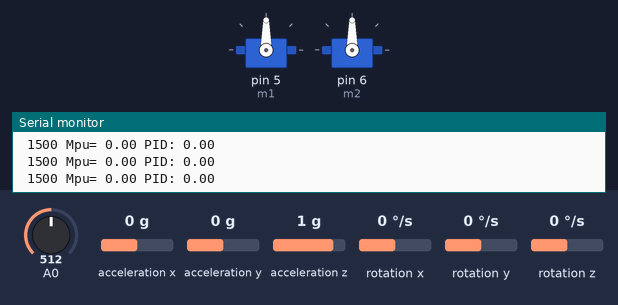
Bench run of a sketch on a simulated Arduino Uno, built with avr-gcc and run on an emulated ATmega328P. On the bench: 2 × servo, the last lines printed to the serial monitor. The inputs (shaded band) are chosen by the test bench; at power-on: acceleration y 0 g, A0 = 512, acceleration x 0 g, acceleration z 1 g, rotation x 0 °/s, rotation y 0 °/s, rotation z 0 °/s.

Above: at 4.2 s.
4.3 s: acceleration y set to -1.4 g
At 4.6 s:
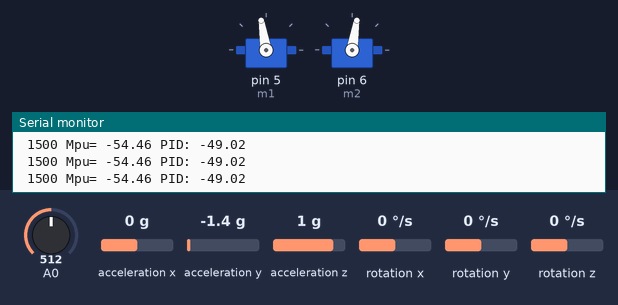
5.8 s: A0 set to 716
At 6.2 s:
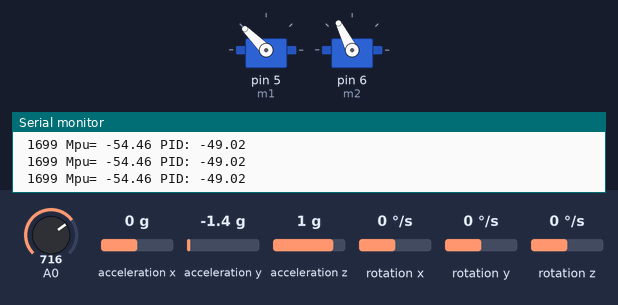
7.3 s: acceleration x set to -1.4 g
At 8.0 s:
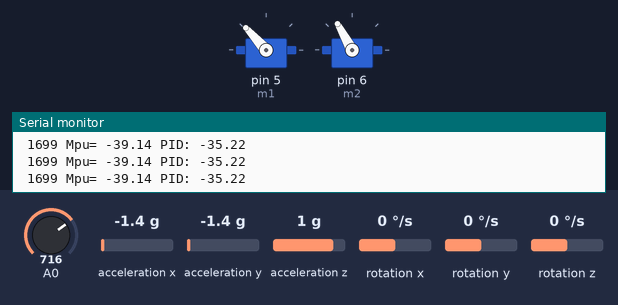
8.8 s: acceleration z set to -1.4 g
At 9.7 s:
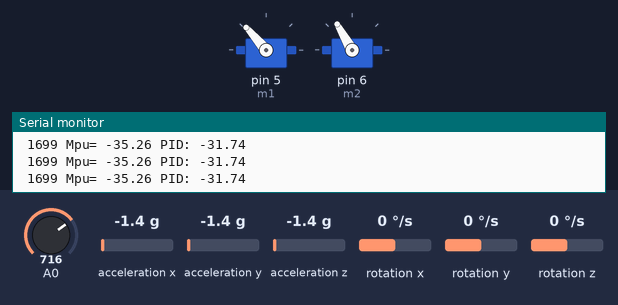
10.3 s: A0 set to 992
At 11.3 s:
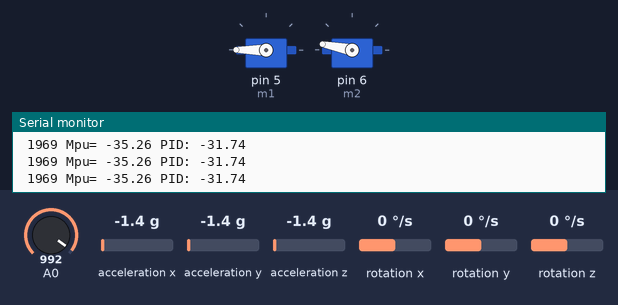
11.8 s: acceleration y set to -0.8 g
At 13.1 s:
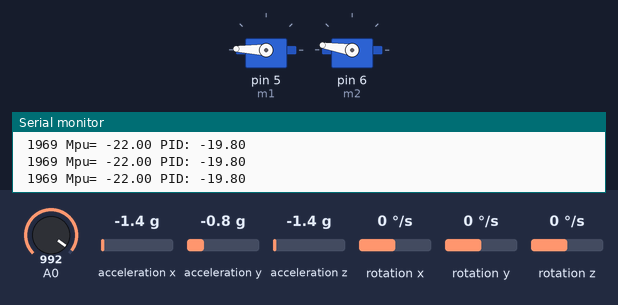
Timing chart, 0 to 14.3 s (numbered marks = the images above; inputs shaded):
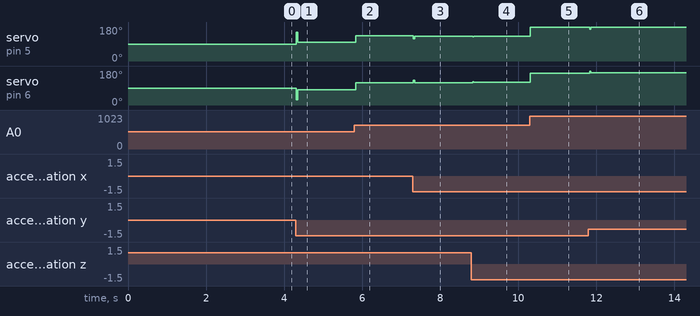

Measured:
- after the input at 4.3 s, servo on pin 5 (m1): 90° → 99° at once; servo on pin 6 (m2): 90° → 81° at once
- after the input at 5.8 s, servo on pin 5 (m1): 99° → 135° at once; servo on pin 6 (m2): 81° → 117° at once
- after the input at 7.3 s, servo on pin 5 (m1): 135° → 132° at once; servo on pin 6 (m2): 117° → 119° at once
- after the input at 8.8 s, servo on pin 5 (m1): 132° → 131° at once; servo on pin 6 (m2): 119° → 120° at once
- after the input at 10.3 s, servo on pin 5 (m1): 131° → 180° at once; servo on pin 6 (m2): 120° → 169° at once
- after the input at 11.8 s, servo on pin 5 (m1): 180° → 178° at once; servo on pin 6 (m2): 169° → 171° at once

The sketch:

balancer_2.ino
```cpp
#include <MPU6050_tockn.h>
#include <Wire.h>
#include <Servo.h>

MPU6050 mpu6050(Wire);

#define m1 5
#define m2 6

float AcX,AcY,AcZ,AX,AY,AXE,AYE,GyX,GyY,GyZ,GX,GY,GZ,GXE,GYE,GZE,Temp;
float et,pt,ct;
float rad_to_deg = 180/3.141592654;

float danglex = 0,dangley = 0;
float errorx,errory,perrx,perry,pidx,opx,oix,odx,pidy,opy,oiy,ody;
float P = 0.9,I = 0,D = 0.15; //0.9 , 0.01 , 0.1

int speeed[] = {1000,1000};
int Thrust = 1000;

Servo ESC1;
Servo ESC2;

void setup(){
  ESC1.attach(m1,1000,2000);
  ESC2.attach(m2,1000,2000);

  ct = millis();

  Serial.begin(9600);

  Wire.begin();
  mpu6050.begin();
  mpu6050.calcGyroOffsets(true);
}

void loop(){
  mpu6050.update();

  Thrust = analogRead(A0);
  Thrust = map(Thrust, 0, 1023, 1000, 2000);

  pt = ct;
  ct = millis();
  et = (ct-pt)/1000;

  AX = mpu6050.getAngleX();
  AY = mpu6050.getAngleY();
  AXE = mpu6050.getAccAngleX();
  AYE = mpu6050.getAccAngleY();
  GX = mpu6050.getGyroAngleX();
  GY = mpu6050.getGyroAngleY();

  AX = AX;


  errorx = AX - danglex;
  errory = AY - dangley;
  errorx = errorx;
  errory = errory;
  opx = P*errorx;
  oix = oix+(I*errorx);
  odx = D*((errorx-perrx)/et);
  pidx = opx+oix+odx;
  opy = P*errory;
  oiy = oiy+(I*errory);
  ody = D*((errorx-perry)/et);
  pidy = opy+oiy+ody;

  perrx = errorx;
  perry = errory;

  if(Thrust <= 1000){
    ESC1.writeMicroseconds(1000);
    ESC2.writeMicroseconds(1000);
  }else{
    ESC1.writeMicroseconds(speeed[0]+Thrust-1000-pidx);
    ESC2.writeMicroseconds(speeed[1]+Thrust-1000+pidx);
  }
//--------------------------------------------
  Serial.print(" "); Serial.print(Thrust);
  Serial.print(" Mpu= "); Serial.print(AX);
  Serial.print(" PID: "); Serial.println(pidx);

}
```
